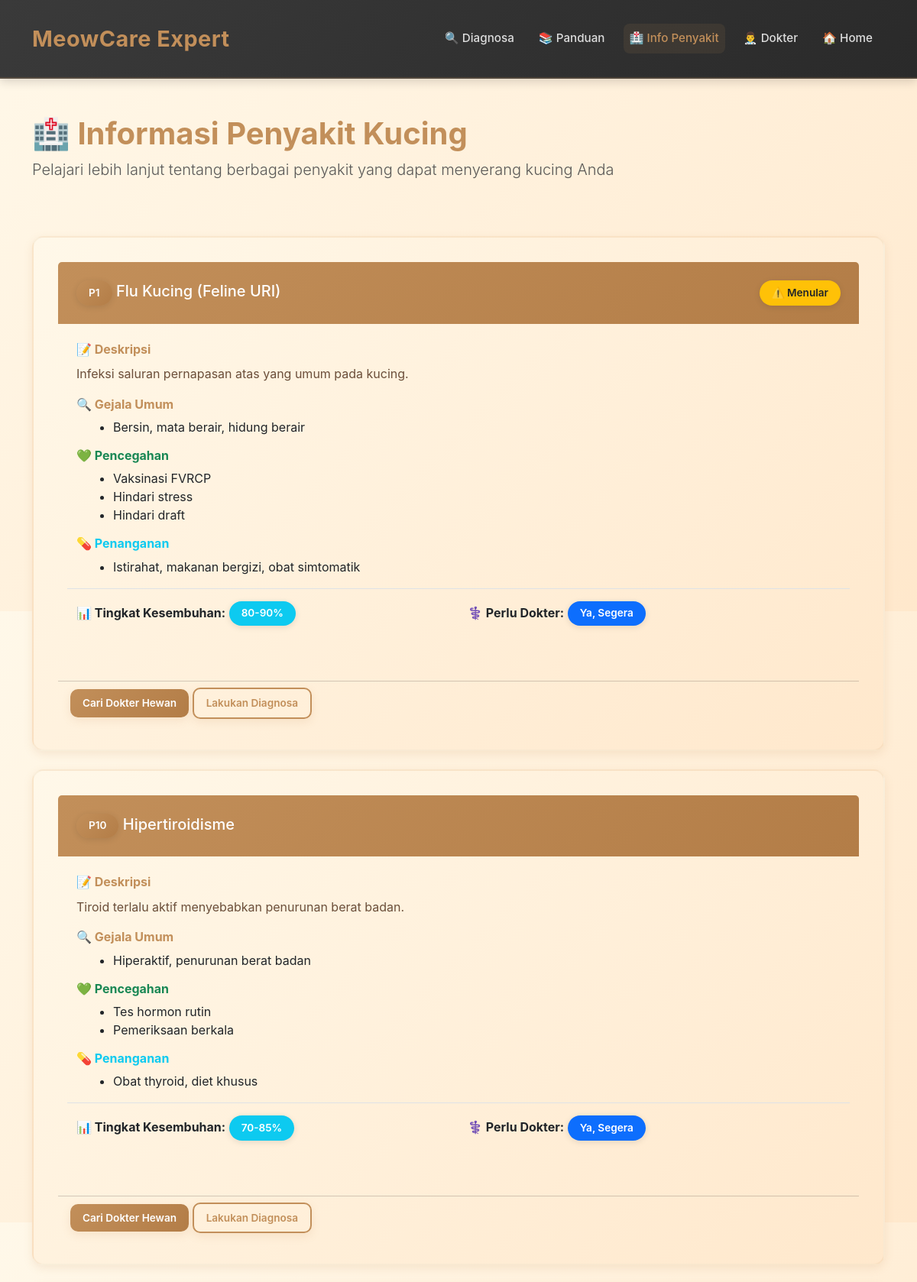
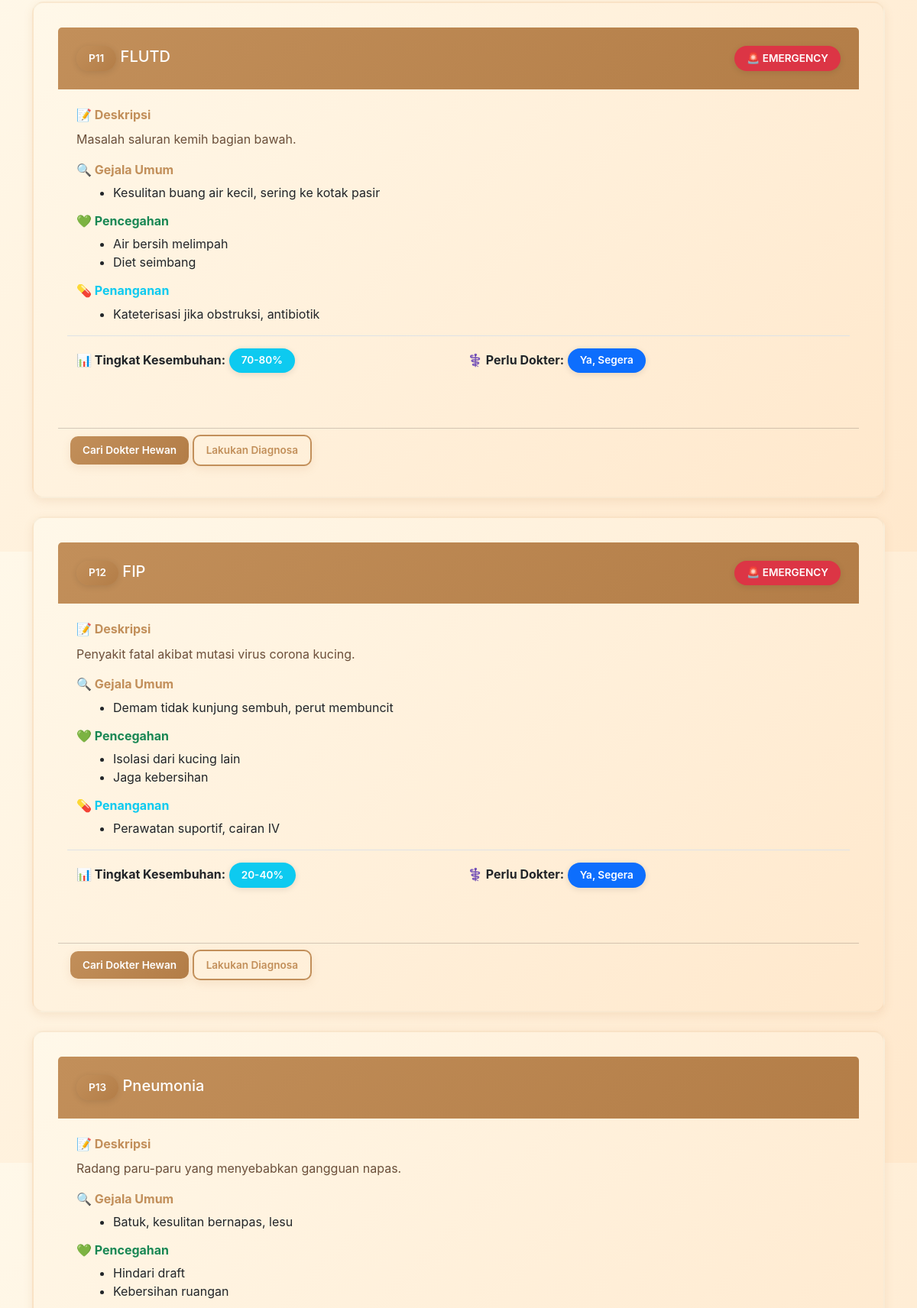
/user/diseases.php (upper part), run on the app's committed database (2 pictures, top to bottom).
### tables this page shows
CREATE TABLE disease_detail (
    id INT AUTO_INCREMENT PRIMARY KEY,
    disease_id INT,
    severity VARCHAR(50),
    is_contagious BOOLEAN,
    symptoms_summary TEXT,
    prevention TEXT,
    treatment TEXT,
    survival_rate VARCHAR(100),
    is_emergency BOOLEAN,
    FOREIGN KEY (disease_id) REFERENCES disease(id) ON DELETE CASCADE
);

CREATE TABLE disease (
    id INT AUTO_INCREMENT PRIMARY KEY,
    code VARCHAR(10),
    name VARCHAR(200),
    description TEXT
);

### user/diseases.php (the view, shortened to what this page needs)
<?php
require_once "../inc/config.php";
$query = "SELECT d.*, dd.* FROM disease d
          LEFT JOIN disease_detail dd ON d.id = dd.disease_id
          ORDER BY d.code";
$diseases = $pdo->query($query)->fetchAll(PDO::FETCH_ASSOC);
?>
<!DOCTYPE html>
<html lang="id">
<head>
    <link href="https://cdnjs.cloudflare.com/ajax/libs/bootstrap/5.3.0/css/bootstrap.min.css" rel="stylesheet">
    <link rel="stylesheet" href="../assets/user/style.css">
</head>
<body>
<nav class="navbar navbar-expand-lg navbar-dark">
    <div class="container-lg">
        <a class="navbar-brand" href="index.php">
            <span style="font-size: 1.8rem; font-weight: 700; letter-spacing: 0.5px;">MeowCare Expert</span>
        </a>
        <div class="collapse navbar-collapse" id="navbarNav">
            <ul class="navbar-nav ms-auto">
                <li class="nav-item">
                    <a class="nav-link" href="diagnosa.php">🔍 Diagnosa</a>
                </li>
                <li class="nav-item">
                    <a class="nav-link" href="guide.php">📚 Panduan</a>
                </li>
                <li class="nav-item">
                    <a class="nav-link active" href="diseases.php">🏥 Info Penyakit</a>
                </li>
                <li class="nav-item">
                    <a class="nav-link" href="doctors.php">👨‍⚕️ Dokter</a>
                </li>
                <?php if (isset($_SESSION['user_id'])): ?>
                    <li class="nav-item">
                        <a class="nav-link" href="logout.php">🚪 Logout</a>
                    </li>
                <?php else: ?>
                    <li class="nav-item">
                        <a class="nav-link" href="index.php">🏠 Home</a>
                    </li>
                <?php endif; ?>
            </ul>
        </div>
    </div>
</nav>
<div class="container-lg py-5">
    <h1 class="text-primary fw-bold mb-2">🏥 Informasi Penyakit Kucing</h1>
    <p class="text-muted lead mb-5">Pelajari lebih lanjut tentang berbagai penyakit yang dapat menyerang kucing Anda</p>
    <?php if (empty($diseases)): ?>
        <div class="alert alert-info">
            <i class="bi bi-info-circle"></i> Tidak ada data penyakit yang tersedia.
        </div>
    <?php else: ?>
        <div class="row">
            <?php foreach ($diseases as $disease): ?>
            <div class="col-12 mb-4">
                <div class="card disease-card h-100">
                    <div class="card-header d-flex justify-content-between align-items-center">
                        <div>
                            <h5 class="mb-0">
                                <span class="badge badge-primary"><?php echo htmlspecialchars($disease['code']); ?></span>
                                <?php echo htmlspecialchars($disease['name']); ?>
                            </h5>
                        </div>
                        <div class="d-flex gap-2">
                            <?php if (isset($disease['is_emergency']) && $disease['is_emergency']): ?>
                                <span class="badge bg-danger">🚨 EMERGENCY</span>
                            <?php endif; ?>
                            <?php if (isset($disease['is_contagious']) && $disease['is_contagious']): ?>
                                <span class="badge bg-warning text-dark">⚠️ Menular</span>
                            <?php endif; ?>
                        </div>
                    </div>
                    <div class="card-body">
                        <div class="mb-3">
                            <h6 class="text-primary fw-bold">📝 Deskripsi</h6>
                            <p class="card-text"><?php echo htmlspecialchars($disease['description']); ?></p>
                        </div>
                        <?php if (isset($disease['symptoms_summary']) && !empty($disease['symptoms_summary'])): ?>
                        <div class="mb-3">
                            <h6 class="text-primary fw-bold">🔍 Gejala Umum</h6>
                            <ul class="ms-3 mb-0">
                                <?php foreach (explode('|', $disease['symptoms_summary']) as $symptom): ?>
                                    <?php if (trim($symptom)): ?>
                                    <li><?php echo htmlspecialchars(trim($symptom)); ?></li>
                                    <?php endif; ?>
                                <?php endforeach; ?>
                            </ul>
                        </div>
                        <?php endif; ?>
                        <?php if (isset($disease['prevention']) && !empty($disease['prevention'])): ?>
                        <div class="mb-3">
                            <h6 class="text-success fw-bold">💚 Pencegahan</h6>
                            <ul class="ms-3 mb-0">
                                <?php foreach (explode('|', $disease['prevention']) as $item): ?>
                                    <?php if (trim($item)): ?>
                                    <li><?php echo htmlspecialchars(trim($item)); ?></li>
                                    <?php endif; ?>
                                <?php endforeach; ?>
                            </ul>
                        </div>
                        <?php endif; ?>
                        <?php if (isset($disease['treatment']) && !empty($disease['treatment'])): ?>
                        <div class="mb-3">
                            <h6 class="text-info fw-bold">💊 Penanganan</h6>
                            <ul class="ms-3 mb-0">
                                <?php foreach (explode('|', $disease['treatment']) as $item): ?>
                                    <?php if (trim($item)): ?>
                                    <li><?php echo htmlspecialchars(trim($item)); ?></li>
                                    <?php endif; ?>
                                <?php endforeach; ?>
                            </ul>
                        </div>
                        <?php endif; ?>
                        <div class="row mt-3 pt-3 border-top">
                            <?php if (isset($disease['survival_rate']) && !empty($disease['survival_rate'])): ?>
                            <div class="col-md-6">
                                <p class="mb-0"><strong>📊 Tingkat Kesembuhan:</strong> <span class="badge bg-info"><?php echo htmlspecialchars($disease['survival_rate']); ?></span></p>
                            </div>
                            <?php endif; ?>
                            <div class="col-md-6">
                                <p class="mb-0"><strong>⚕️ Perlu Dokter:</strong> <span class="badge bg-primary">Ya, Segera</span></p>
                            </div>
                        </div>
                    </div>
                    <div class="card-footer bg-transparent">
                        <a href="doctors.php" class="btn btn-sm btn-primary">
                            <i class="bi bi-search"></i> Cari Dokter Hewan
                        </a>
                        <a href="diagnosa.php" class="btn btn-sm btn-outline-primary">
                            <i class="bi bi-search"></i> Lakukan Diagnosa
                        </a>
                    </div>
                </div>
            </div>
            <?php endforeach; ?>
        </div>
    <?php endif; ?>
</div>
</body>
</html>

### assets/user/style.css (style rules this page uses)
:root { --primary-color: #C28F5A; --primary-dark: #B37D47; --primary-light: #D9AE84; --secondary-color: #E7C29F; --dark-bg: #3a3a3a; --light-bg: #FFF8E9; --text-dark: #4A3728; --text-light: #6B4F3A; --border-color: #f0e6d7; --shadow-sm: 0 4px 12px rgba(194, 143, 90, 0.15); --shadow-md: 0 6px 20px rgba(194, 143, 90, 0.2); --shadow-lg: 0 10px 30px rgba(194, 143, 90, 0.25); --transition: all 0.3s cubic-bezier(0.4, 0, 0.2, 1); }
* { margin: 0; padding: 0; box-sizing: border-box; transition: var(--transition); }
body { background: linear-gradient(135deg, var(--light-bg) 0%, #FFE8CC 100%); font-family: 'Poppins', -apple-system, BlinkMacSystemFont, 'Segoe UI', sans-serif; color: var(--text-dark); min-height: 100vh; overflow-x: hidden; }
html, body { scroll-behavior: smooth; }
.navbar { background: linear-gradient(135deg, var(--dark-bg) 0%, #2a2a2a 100%) !important; box-shadow: 0 4px 12px rgba(0, 0, 0, 0.15) !important; padding: 1.5rem 0; position: sticky; top: 0; z-index: 1030; border-bottom: 2px solid rgba(194, 143, 90, 0.2); }
.navbar-brand { font-size: 0.4rem; font-weight: 700; color: var(--primary-color) !important; letter-spacing: -0.5px; display: flex; align-items: center; }
.nav-link { color: #ddd !important; font-weight: 500; font-size: 0.95rem; margin: 0 0.5rem; border-radius: 8px; transition: var(--transition); position: relative; }
.nav-link::after { content: ''; position: absolute; bottom: -5px; left: 0; width: 0; height: 2px; background: var(--primary-color); transition: width 0.3s ease; }
.nav-link:hover, .nav-link.active { color: var(--primary-color) !important; background: rgba(194, 143, 90, 0.1); }
.btn { font-weight: 600; border-radius: 10px; padding: 0.75rem 1.5rem; font-size: 0.95rem; box-shadow: var(--shadow-sm); border: none; transition: var(--transition); }
.btn-primary { background: linear-gradient(135deg, var(--primary-color) 0%, var(--primary-dark) 100%); color: white; border: none; }
.btn-outline-primary { color: var(--primary-color); border: 2px solid var(--primary-color); }
.btn-sm { padding: 0.5rem 1rem; font-size: 0.85rem; }
.card { border: none; border-radius: 15px; box-shadow: var(--shadow-sm); overflow: hidden; transition: var(--transition); border: 1px solid rgba(194, 143, 90, 0.1); background: linear-gradient(135deg, #ffffff 0%, #fffbf5 100%); }
.card-header { background: linear-gradient(135deg, var(--primary-color) 0%, var(--primary-dark) 100%); color: white; border: none; padding: 1.5rem; font-weight: 600; }
.card-body { padding: 1.5rem; }
.card-text { color: var(--text-light); line-height: 1.8; }
.badge { padding: 0.6rem 1rem; border-radius: 20px; font-weight: 600; font-size: 0.85rem; box-shadow: 0 2px 8px rgba(0, 0, 0, 0.1); }
.badge-primary { background: linear-gradient(135deg, var(--primary-color) 0%, var(--primary-dark) 100%); color: white; }
.disease-card { background: linear-gradient(135deg, #fff8e9 0%, #ffe8cc 100%); padding: 2rem; border-radius: 15px; margin: 1.5rem 0; box-shadow: var(--shadow-sm); border: 2px solid rgba(194, 143, 90, 0.1); transition: var(--transition); }
.text-primary { color: var(--primary-color) !important; }

### data on the page
disease_detail: disease.code "P1", disease.name "Flu Kucing (Feline URI)", is_contagious "⚠️ Menular", disease.description "Infeksi saluran pernapasan atas yang umum pada kucing.", symptoms_summary "Bersin, mata berair, hidung berair", prevention "Vaksinasi FVRCP", prevention "Hindari stress", prevention "Hindari draft", treatment "Istirahat, makanan bergizi, obat simtomatik", survival_rate "80-90%"
disease_detail: disease.code "P10", disease.name "Hipertiroidisme", disease.description "Tiroid terlalu aktif menyebabkan penurunan berat badan.", symptoms_summary "Hiperaktif, penurunan berat badan", prevention "Tes hormon rutin", prevention "Pemeriksaan berkala", treatment "Obat thyroid, diet khusus", survival_rate "70-85%"
disease_detail: disease.code "P11", disease.name "FLUTD", is_emergency "🚨 EMERGENCY", disease.description "Masalah saluran kemih bagian bawah.", symptoms_summary "Kesulitan buang air kecil, sering ke kotak pasir", prevention "Air bersih melimpah", prevention "Diet seimbang", treatment "Kateterisasi jika obstruksi, antibiotik", survival_rate "70-80%"
disease_detail: disease.code "P12", disease.name "FIP", is_emergency "🚨 EMERGENCY", disease.description "Penyakit fatal akibat mutasi virus corona kucing.", symptoms_summary "Demam tidak kunjung sembuh, perut membuncit", prevention "Isolasi dari kucing lain", prevention "Jaga kebersihan", treatment "Perawatan suportif, cairan IV", survival_rate "20-40%"
disease_detail: disease.code "P13", disease.name "Pneumonia", disease.description "Radang paru-paru yang menyebabkan gangguan napas.", symptoms_summary "Batuk, kesulitan bernapas, lesu", prevention "Hindari draft", prevention "Kebersihan ruangan"
